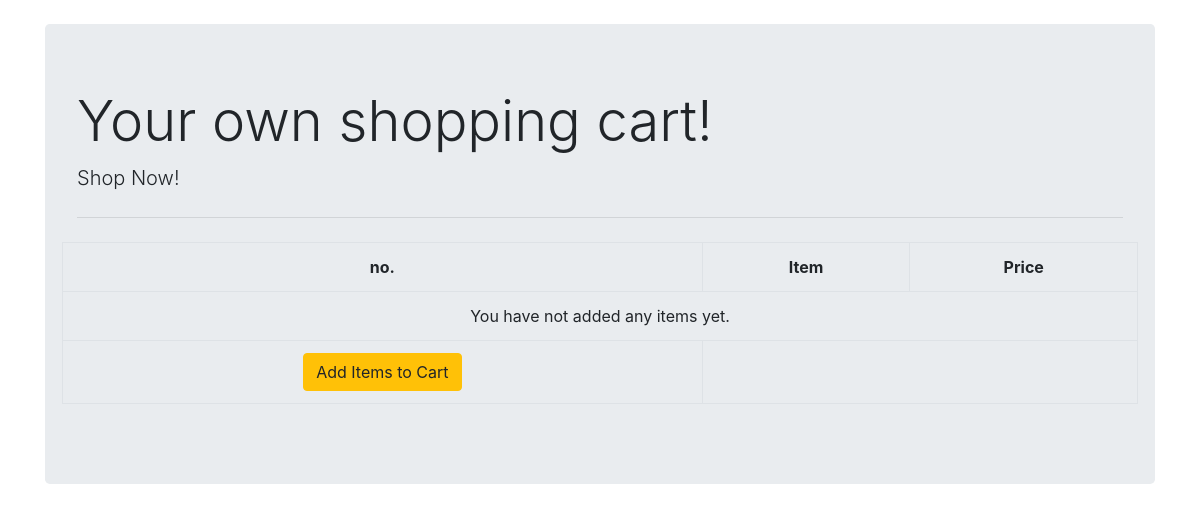
The page /cart/order-summary/ (signed in) on the database as committed earlier.
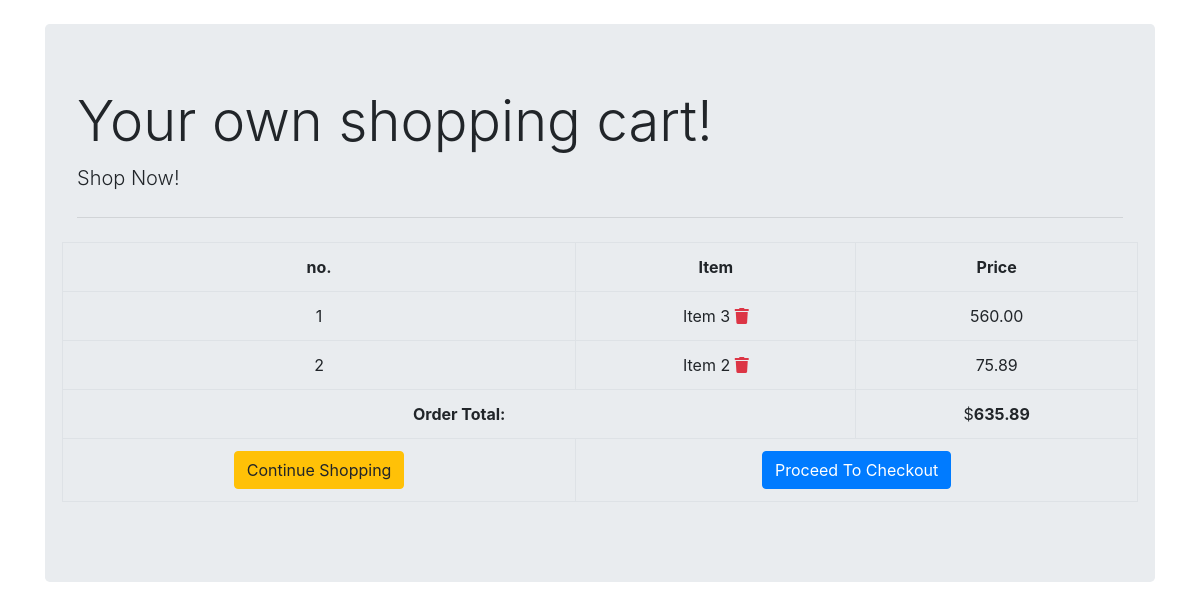
The same page on the database as committed later.
### cart/models.py (models this page shows, shortened)
class OrderItem(models.Model):
    product = models.OneToOneField(
        Product, on_delete=models.SET_NULL, null=True)
    is_ordered = models.BooleanField(default=False)
    date_added = models.DateTimeField(default=datetime.now)
    date_ordered = models.DateTimeField(null=True)

class Order(models.Model):
    ref_code = models.CharField(max_length=15, null=True)
    owner = models.ForeignKey(Profile, on_delete=models.SET_NULL, null=True)
    items = models.ManyToManyField(OrderItem)
    is_ordered = models.BooleanField(default=False)
    date_ordered = models.DateTimeField(auto_now=True)
    def get_cart_items(self):
        return self.items.all()
    def get_cart_total(self):
        return sum([item.product.price for item in self.items.all()])

### products/models.py (models this page shows, shortened)
class Product(models.Model):
    title = models.CharField(max_length=255)
    description = models.TextField(blank=True)
    price = models.DecimalField(decimal_places=2, max_digits=10)

### cart/views.py (the view)
# urls.py: path("order-summary/", cart_view, name="cart-view"),
@login_required
def cart_view(request, **kwargs):
    existing_order = get_user_pending_order(request)
    context = {
        'order': existing_order,
    }
    return render(request, "cart/cart_view.html", context)

### cart/views.py (called while the page is built)
def get_user_pending_order(request):
    user_profile = get_object_or_404(Profile, user=request.user)
    unordered_items = Order.objects.filter(
        owner=user_profile, is_ordered=False)
    if unordered_items.exists():
        return unordered_items[0]
    return 0

### templates/cart/cart_view.html (shortened to what this page needs)
{% extends "base.html" %}
{% block content %}
<section>
    <div class="row">
        <table class="table table-hover table-bordered text-center">
            <tr class="text-center">
                <th>no.</th>
                <th>Item</th>
                <th>Price</th>
            </tr>
            {% for item in order.get_cart_items %}
            <tr>
                <td>{{ forloop.counter }}</td>
                <td>
                    {{ item.product.title }}
                    <span class="pull-right">
                        <a href="{% url 'delete-item' item.product.pk %}" data-balloon="remove this item from cart"
                            class="text-danger" onclick="return confirm_delete();">
                            <i class="fas fa-trash"></i>
                        </a>
                    </span>
                </td>
                <td>{{ item.product.price }}</td>
            </tr>
            {% empty %}
            <tr>
                <td colspan=3> You have not added any items yet.</td>
            </tr>
            {% endfor %}
            <tr>
                {% if order.get_cart_total != None %}
                <td colspan=2>
                    <strong class="pull-right">Order Total:</strong>
                </td>
                <td colspan=1>
                    $<strong>{{ order.get_cart_total }}</strong>
                </td>
                {% endif %}
            </tr>
            <tr>
                <td colspan=1>
                    <a href="{% url 'product-list' %}" class="btn btn-warning pull-left">
                        {% if order %}Continue Shopping{% else %}Add Items to Cart {% endif %}
                    </a>
                </td>
                <td colspan=2>
                    {% if order.get_cart_items %}
                    <a href="" class="pull-right btn btn-primary">Proceed To
                        Checkout</a>
                    {% endif %}
                </td>
            </tr>
        </table>
    </div>
</section>
{% endblock %}

### templates/base.html (shortened to what this page needs)
<!DOCTYPE html>
<html lang="en">
<head>
    <link rel="stylesheet" href="https://use.fontawesome.com/releases/v5.0.13/css/all.css"
>
    <link rel="stylesheet" href="https://stackpath.bootstrapcdn.com/bootstrap/4.4.1/css/bootstrap.min.css"
>
</head>
<body>
    <div class="container">
        <div class="jumbotron mt-4">
            <h1 class="display-4">Your own shopping cart!</h1>
            <p class="lead">Shop Now!</p>
            <hr class="my-4">
            {% block content %} {% endblock %}
        </div>
    </div>
</body>
</html>

Rows that differ between the two databases and show on the page:
added OrderItem: product "Item 3", product.price "560.00"
added OrderItem: product "Item 2", product.price "75.89"
added Order: get_cart_total "635.89"
Other text that changed with them:
text no longer shown: "You have not added any items yet. Add Items to Cart"
text now shown: "Order Total: $ Continue Shopping Proceed To Checkout"
